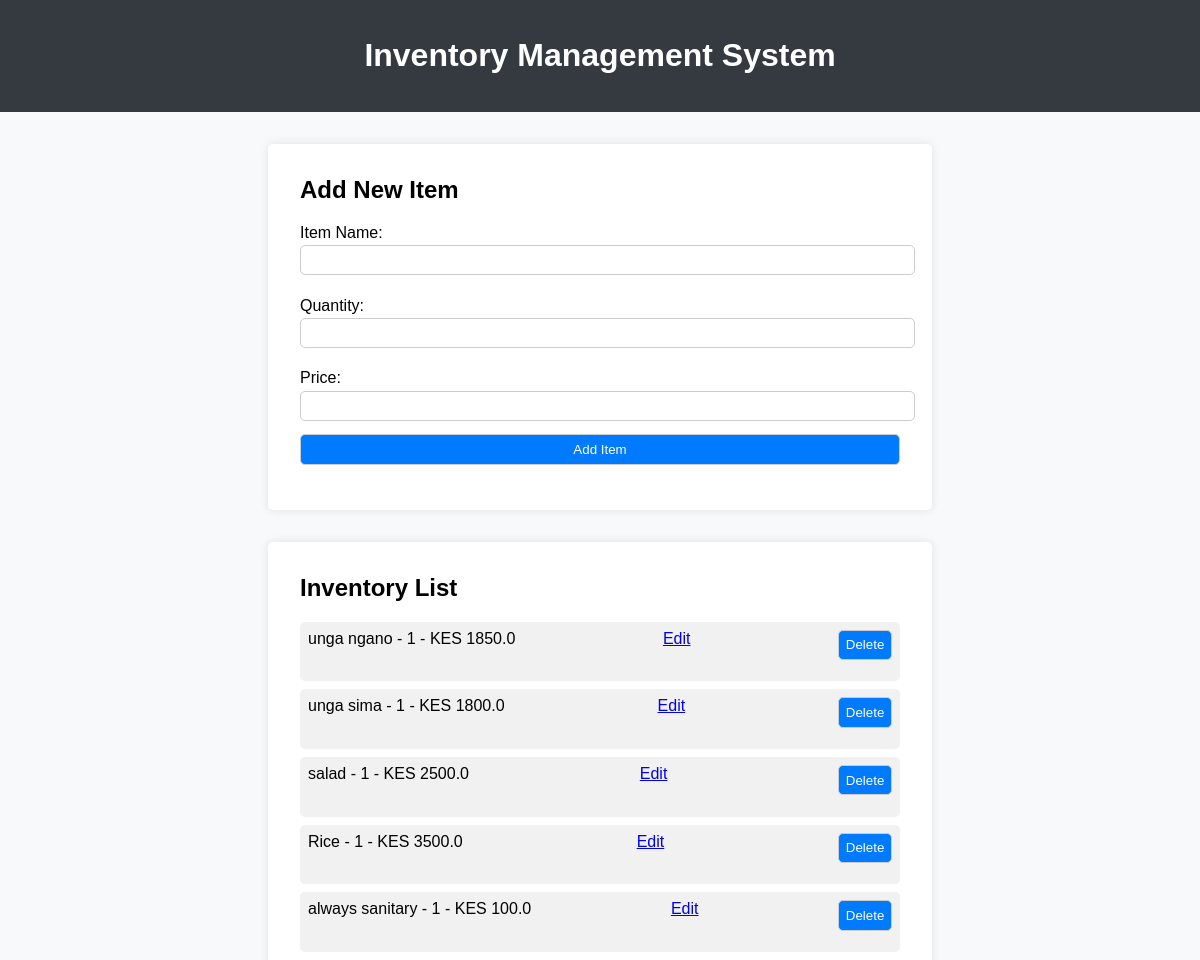
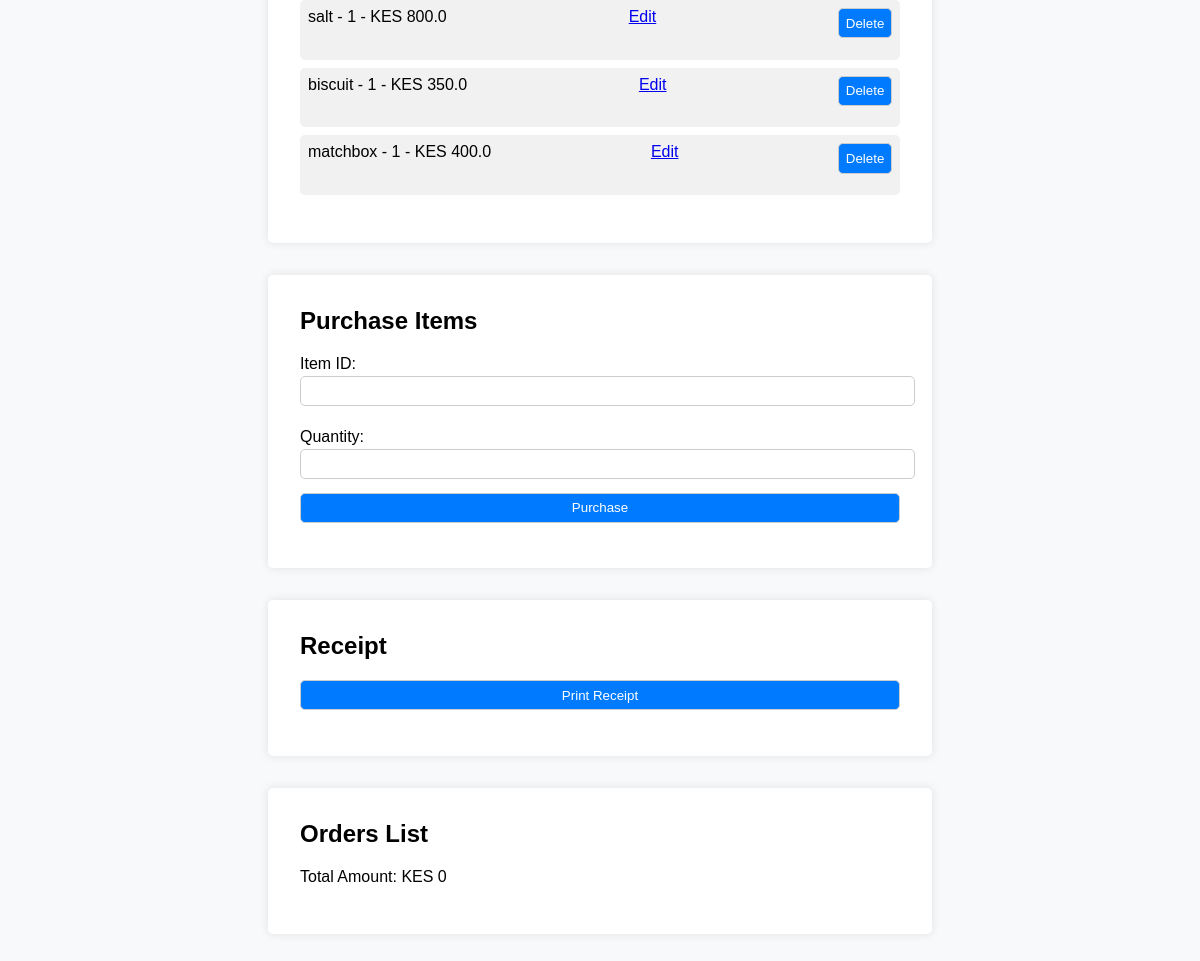
The page / on the database its author committed (2 pictures, top to bottom).
### tables this page shows
CREATE TABLE inventory (
    id INTEGER PRIMARY KEY AUTOINCREMENT,
    name TEXT NOT NULL,
    quantity INTEGER NOT NULL,
    price REAL NOT NULL
);

### app.py (the view)
@app.route('/')
def home():
    conn = connect_db()
    cursor = conn.cursor()
    cursor.execute('SELECT * FROM inventory')
    inventory = cursor.fetchall()
    conn.close()
    total_amount = sum(order['total_price'] for order in orders)
    return render_template('index.html', inventory=inventory, orders=orders, total_amount=total_amount)

### app.py (called while the page is built)
def connect_db():
    return sqlite3.connect('inventory.db')

### templates/index.html (shortened to what this page needs)
<!DOCTYPE html>
<html lang="en">
<head>
    <link rel="stylesheet" href="{{ url_for('static', filename='style.css') }}">
</head>
<body>
    <header>
        <h1>Inventory Management System</h1>
    </header>
    <section class="form-section">
        <h2>Add New Item</h2>
        <form action="{{ url_for('add_item') }}" method="POST">
            <label for="item_name">Item Name:</label>
            <input type="text" id="item_name" name="item_name" required>
            <label for="quantity">Quantity:</label>
            <input type="number" id="quantity" name="quantity" required>
            <label for="price">Price:</label>
            <input type="number" step="0.01" id="price" name="price" required>
            <button type="submit">Add Item</button>
        </form>
    </section>
    <section class="inventory-section">
        <h2>Inventory List</h2>
        <ul>
            {% for item in inventory %}
            <li>
                {{ item[1] }} - {{ item[2] }} - KES {{ item[3] }}
                <a href="{{ url_for('edit_item', item_id=item[0]) }}">Edit</a>
                <form action="{{ url_for('delete_item', item_id=item[0]) }}" method="POST" style="display:inline;">
                    <button type="submit">Delete</button>
                </form>
            </li>
            {% endfor %}
        </ul>
    </section>
    <section class="purchase-section">
        <h2>Purchase Items</h2>
        <form action="{{ url_for('purchase') }}" method="POST">
            <label for="item_id">Item ID:</label>
            <input type="number" id="item_id" name="item_id" required>
            <label for="quantity">Quantity:</label>
            <input type="number" id="quantity" name="quantity" required>
            <button type="submit">Purchase</button>
        </form>
    </section>
    <section class="receipt-section">
        <h2>Receipt</h2>
        <form action="{{ url_for('print_receipt') }}">
            <button type="submit">Print Receipt</button>
        </form>
    </section>
    <section class="orders-section">
        <h2>Orders List</h2>
        <p>Total Amount: KES {{ total_amount }}</p>
    </section>
</body>
</html>

### static/style.css (style rules this page uses)
body { font-family: Arial, sans-serif; background-color: #f8f9fa; margin: 0; padding: 0; }
header { background-color: #343a40; color: #fff; padding: 1em; text-align: center; }
.form-section, .inventory-section, .purchase-section, .receipt-section, .orders-section { padding: 2em; margin: 2em auto; max-width: 600px; background-color: #fff; border-radius: 5px; box-shadow: 0 0 10px rgba(0, 0, 0, 0.1); }
h2 { margin-top: 0; }
form label { display: block; margin: 0.5em 0 0.2em; }
form input, form button { width: 100%; padding: 0.5em; margin-bottom: 1em; border: 1px solid #ccc; border-radius: 5px; }
button { background-color: #007bff; color: #fff; border: none; padding: 0.7em 1.5em; border-radius: 5px; cursor: pointer; }
ul { list-style: none; padding: 0; }
ul li { background-color: #f1f1f1; margin: 0.5em 0; padding: 0.5em; border-radius: 5px; display: flex; justify-content: space-between; }

### rows shown on the page
inventory: name "unga ngano", quantity "1", price "1850.0"
inventory: name "unga sima", quantity "1", price "1800.0"
inventory: name "salad", quantity "1", price "2500.0"
inventory: name "Rice", quantity "1", price "3500.0"
inventory: name "always sanitary", quantity "1", price "100.0"
inventory: name "salt", quantity "1", price "800.0"
inventory: name "biscuit", quantity "1", price "350.0"
inventory: name "matchbox", quantity "1", price "400.0"

### other values the page prints
{{ total_amount }} "0"
